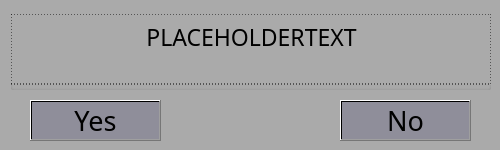
<?xml version="1.0" encoding="UTF-8"?>
<ui version="4.0">
 <class>MainWindow</class>
 <widget class="QMainWindow" name="MainWindow">
  <property name="geometry">
   <rect>
    <x>0</x>
    <y>0</y>
    <width>500</width>
    <height>150</height>
   </rect>
  </property>
  <property name="font">
   <font>
    <family>Terminus (TTF)</family>
   </font>
  </property>
  <property name="windowTitle">
   <string>CXWM Dialog</string>
  </property>
  <property name="windowIcon">
   <iconset>
    <normaloff>:/Img/logoFinal.png</normaloff>:/Img/logoFinal.png</iconset>
  </property>
  <property name="styleSheet">
   <string notr="true">background-color: rgb(170, 170, 170);</string>
  </property>
  <widget class="QWidget" name="centralwidget">
   <property name="styleSheet">
    <string notr="true">color: rgb(0, 0, 0);</string>
   </property>
   <widget class="QPushButton" name="OptButtonOK">
    <property name="geometry">
     <rect>
      <x>30</x>
      <y>100</y>
      <width>131</width>
      <height>41</height>
     </rect>
    </property>
    <property name="font">
     <font>
      <family>Terminus (TTF)</family>
      <pointsize>20</pointsize>
     </font>
    </property>
    <property name="styleSheet">
     <string notr="true">background-color: qlineargradient(spread:pad, x1:0, y1:0, x2:1, y2:1, stop:0 rgba(143, 142, 154, 255), stop:1 rgba(143, 142, 154, 255));</string>
    </property>
    <property name="text">
     <string>Yes</string>
    </property>
   </widget>
   <widget class="QPushButton" name="OptButtonCancel">
    <property name="geometry">
     <rect>
      <x>340</x>
      <y>100</y>
      <width>131</width>
      <height>41</height>
     </rect>
    </property>
    <property name="font">
     <font>
      <family>Terminus (TTF)</family>
      <pointsize>20</pointsize>
     </font>
    </property>
    <property name="styleSheet">
     <string notr="true">background-color: qlineargradient(spread:pad, x1:0, y1:0, x2:1, y2:1, stop:0 rgba(143, 142, 154, 255), stop:1 rgba(143, 142, 154, 255));</string>
    </property>
    <property name="text">
     <string>No</string>
    </property>
   </widget>
   <widget class="QGroupBox" name="groupBox">
    <property name="geometry">
     <rect>
      <x>10</x>
      <y>10</y>
      <width>481</width>
      <height>80</height>
     </rect>
    </property>
    <widget class="QLabel" name="label">
     <property name="geometry">
      <rect>
       <x>1</x>
       <y>4</y>
       <width>481</width>
       <height>71</height>
      </rect>
     </property>
     <property name="font">
      <font>
       <family>Terminus (TTF)</family>
       <pointsize>17</pointsize>
      </font>
     </property>
     <property name="styleSheet">
      <string notr="true">border: 1px dashed;</string>
     </property>
     <property name="text">
      <string>PLACEHOLDERTEXT</string>
     </property>
     <property name="alignment">
      <set>Qt::AlignmentFlag::AlignHCenter|Qt::AlignmentFlag::AlignTop</set>
     </property>
    </widget>
   </widget>
  </widget>
 </widget>
 <resources/>
 <connections/>
</ui>
